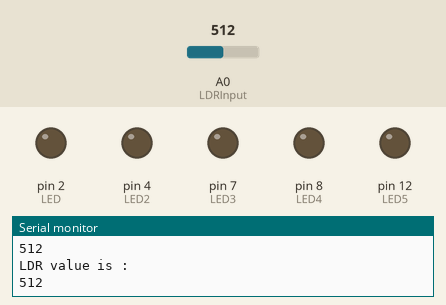
Simulated run of this sketch. Board: Arduino Uno, built with avr-gcc and run on an emulated ATmega328P. Shown: output pins drawn as LEDs (lit = HIGH), the last lines printed to the serial monitor. The test bench sets the inputs (shaded band); at power-on: A0 (LDRInput) = 512.

Above: at 1.2 s.
1.3 s: A0 (LDRInput) set to 12
4.3 s: A0 (LDRInput) set to 9
At 4.52 s:
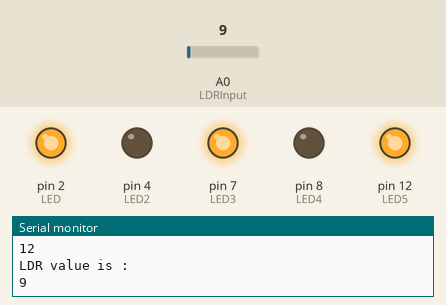
At 4.92 s:
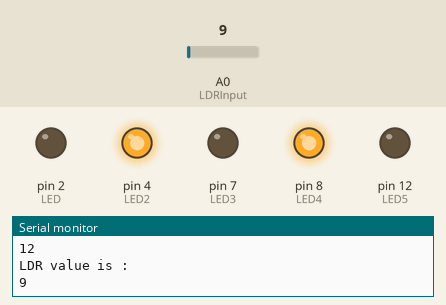
Timing chart, 0 to 13.3 s (numbered marks = the images above; inputs shaded):
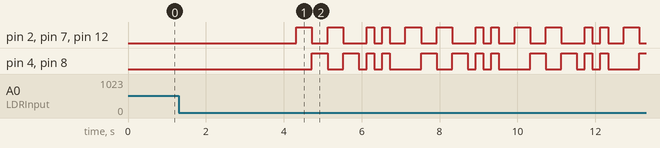

The sketch:

sensors.ino
```cpp
int LDRInput=A0; //Set Analog Input A0 for LDR.
int LED=2;
int LED2=4;
int LED3=7;
int LED4=8;
int LED5=12;
void setup() {
Serial.begin(9600);
pinMode(LDRInput,INPUT);
pinMode(LED,OUTPUT);
pinMode(LED2,OUTPUT);
pinMode(LED3,OUTPUT);
pinMode(LED4,OUTPUT);
pinMode(LED5,OUTPUT);
}

void loop() {
int value=analogRead(LDRInput);//Reads the Value of LDR(light).
Serial.println("LDR value is :");//Prints the value of LDR to Serial Monitor.
Serial.println(value);
if(value>10)
  {
    digitalWrite(LED,LOW);
    digitalWrite(LED2,LOW);
    digitalWrite(LED3,LOW);
    digitalWrite(LED4,LOW);
    digitalWrite(LED5,LOW);
  }
  else
  {
    digitalWrite(LED,HIGH);
    digitalWrite(LED3,HIGH);
    digitalWrite(LED5,HIGH);
    delay(400);
    digitalWrite(LED,LOW);
    digitalWrite(LED3,LOW);
    digitalWrite(LED5,LOW);
    digitalWrite(LED2,HIGH);
    digitalWrite(LED4,HIGH);
    delay(400);
    digitalWrite(LED2,LOW);
    digitalWrite(LED4,LOW);
    digitalWrite(LED,HIGH);
    digitalWrite(LED3,HIGH);
    digitalWrite(LED5,HIGH);
    delay(400);
    digitalWrite(LED,LOW);
    digitalWrite(LED3,LOW);
    digitalWrite(LED5,LOW);
    digitalWrite(LED2,HIGH);
    digitalWrite(LED4,HIGH);
    delay(400);
    digitalWrite(LED2,LOW);
    digitalWrite(LED4,LOW);
    delay(200);
    digitalWrite(LED,HIGH);
    digitalWrite(LED3,HIGH);
    digitalWrite(LED5,HIGH);
    digitalWrite(LED2,HIGH);
    digitalWrite(LED4,HIGH);
    delay(200);
    digitalWrite(LED,LOW);
    digitalWrite(LED3,LOW);
    digitalWrite(LED5,LOW);
    digitalWrite(LED2,LOW);
    digitalWrite(LED4,LOW);
    delay(200);
    digitalWrite(LED,HIGH);
    digitalWrite(LED3,HIGH);
    digitalWrite(LED5,HIGH);
    digitalWrite(LED2,HIGH);
    digitalWrite(LED4,HIGH);
    delay(200);
    digitalWrite(LED,LOW);
    digitalWrite(LED3,LOW);
    digitalWrite(LED5,LOW);
    digitalWrite(LED2,LOW);
    digitalWrite(LED4,LOW);
    delay(400);
  }
}
```

Measured:
- the behaviour switches between 11 and 10 on A0 (LDRInput) (found by bisection; images 0 and 1)
- after the input at 4.3 s, pin 2 (LED): LOW → HIGH at once, then repeats every 2.8 s: LOW 0.40 s, HIGH 0.40 s, LOW 0.60 s, HIGH 0.20 s, LOW 0.20 s, HIGH 0.20 s, LOW 0.40 s, HIGH 0.40 s; pin 4 (LED2): LOW → HIGH after 0.42 s, then repeats every 2.8 s: LOW 0.40 s, HIGH 0.40 s, 2 × (LOW 0.20 s, HIGH 0.20 s), LOW 0.80 s, HIGH 0.40 s
